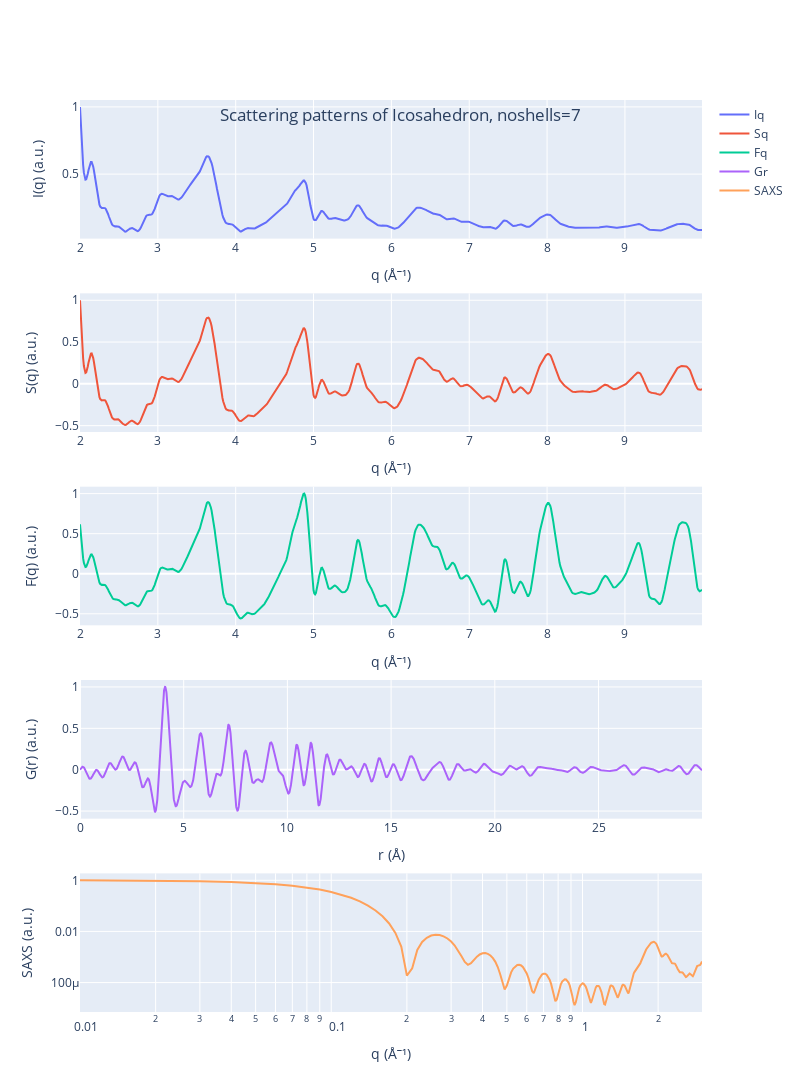

Write notebook code for a chart like this one.
### Code cell
# Create the subplots
fig = make_subplots(rows=5, cols=1)

# Add the traces
fig.add_trace(go.Scatter(x=q, y=I, mode='lines', name='Iq'), row=1, col=1)
fig.add_trace(go.Scatter(x=q, y=S, mode='lines', name='Sq'), row=2, col=1)
fig.add_trace(go.Scatter(x=q, y=F, mode='lines', name='Fq'), row=3, col=1)
fig.add_trace(go.Scatter(x=r, y=G, mode='lines', name='Gr'), row=4, col=1)
fig.add_trace(go.Scatter(x=q_SAXS, y=SAXS, mode='lines', name='SAXS'), row=5, col=1)

# Set the x-axis and y-axis of the SAXS subplot to log scale
fig.update_xaxes(type='log', row=5, col=1)
fig.update_yaxes(type='log', row=5, col=1)

# Update layout
fig.update_layout(
    title={
        'text': 'Scattering patterns of Icosahedron, noshells=7',
        'y':0.9,
        'x':0.5,
        'xanchor': 'center',
        'yanchor': 'top'},
    autosize=False,
    width=800,
    height=1200
)

# Update x and y axis titles for each subplot
fig.update_xaxes(title_text='q (Å⁻¹)', row=1, col=1)
fig.update_yaxes(title_text='I(q) (a.u.)', row=1, col=1)

fig.update_xaxes(title_text='q (Å⁻¹)', row=2, col=1)
fig.update_yaxes(title_text='S(q) (a.u.)', row=2, col=1)

fig.update_xaxes(title_text='q (Å⁻¹)', row=3, col=1)
fig.update_yaxes(title_text='F(q) (a.u.)', row=3, col=1)

fig.update_xaxes(title_text='r (Å)', row=4, col=1)
fig.update_yaxes(title_text='G(r) (a.u.)', row=4, col=1)

fig.update_xaxes(title_text='q (Å⁻¹)', row=5, col=1)
fig.update_yaxes(title_text='SAXS (a.u.)', row=5, col=1)

# Show the plot
fig.show()

### Figure 1 — Plotly figure (JSON) as saved in the notebook; plotly's stock layout.template omitted (floating-point values rounded to 4 significant figures; data arrays with more than 128 entries replaced by an {"elided": "..."} marker saying what was removed)
{"data": [{"mode": "lines", "name": "Iq", "type": "scatter", "x": {"elided": "800 float values"}, "xaxis": "x", "y": {"elided": "800 float values"}, "yaxis": "y"}, {"mode": "lines", "name": "Sq", "type": "scatter", "x": {"elided": "800 float values"}, "xaxis": "x2", "y": {"elided": "800 float values"}, "yaxis": "y2"}, {"mode": "lines", "name": "Fq", "type": "scatter", "x": {"elided": "800 float values"}, "xaxis": "x3", "y": {"elided": "800 float values"}, "yaxis": "y3"}, {"mode": "lines", "name": "Gr", "type": "scatter", "x": {"elided": "3000 float values"}, "xaxis": "x4", "y": {"elided": "3000 float values"}, "yaxis": "y4"}, {"mode": "lines", "name": "SAXS", "type": "scatter", "x": {"elided": "299 float values"}, "xaxis": "x5", "y": {"elided": "299 float values"}, "yaxis": "y5"}], "layout": {"autosize": false, "height": 1200, "title": {"text": "Scattering patterns of Icosahedron, noshells=7", "x": 0.5, "xanchor": "center", "y": 0.9, "yanchor": "top"}, "width": 800, "xaxis": {"anchor": "y", "domain": [0, 1], "title": {"text": "q (Å⁻¹)"}}, "xaxis2": {"anchor": "y2", "domain": [0, 1], "title": {"text": "q (Å⁻¹)"}}, "xaxis3": {"anchor": "y3", "domain": [0, 1], "title": {"text": "q (Å⁻¹)"}}, "xaxis4": {"anchor": "y4", "domain": [0, 1], "title": {"text": "r (Å)"}}, "xaxis5": {"anchor": "y5", "domain": [0, 1], "title": {"text": "q (Å⁻¹)"}, "type": "log"}, "yaxis": {"anchor": "x", "domain": [0.848, 1], "title": {"text": "I(q) (a.u.)"}}, "yaxis2": {"anchor": "x2", "domain": [0.636, 0.788], "title": {"text": "S(q) (a.u.)"}}, "yaxis3": {"anchor": "x3", "domain": [0.424, 0.576], "title": {"text": "F(q) (a.u.)"}}, "yaxis4": {"anchor": "x4", "domain": [0.212, 0.364], "title": {"text": "G(r) (a.u.)"}}, "yaxis5": {"anchor": "x5", "domain": [0, 0.152], "title": {"text": "SAXS (a.u.)"}, "type": "log"}}}
